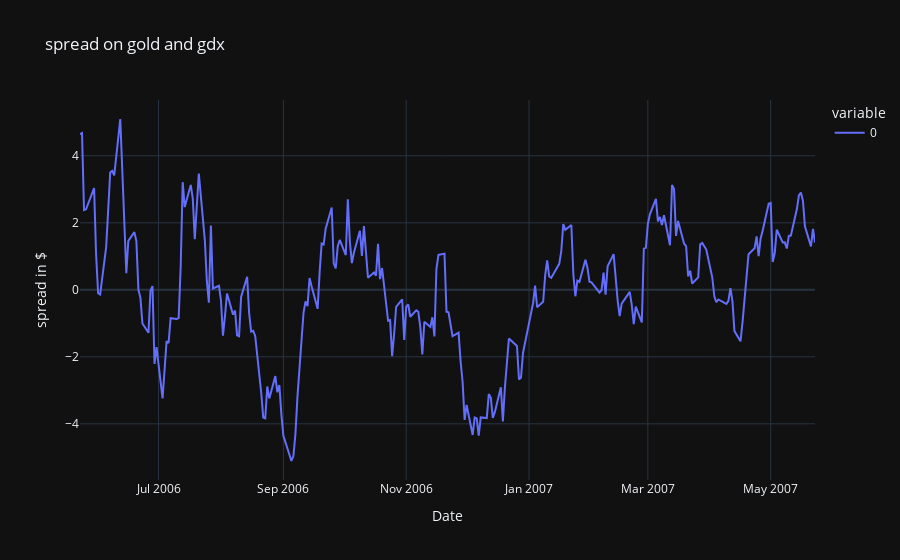

Notebook code cell kept with this figure:
### Code cell
px.line(spread.iloc[trainset],template="plotly_dark",title='spread on gold and gdx', labels={"value":"spread in $"})

### Figure 1 — Plotly figure (JSON) as saved in the notebook; plotly's stock layout.template omitted (floating-point values rounded to 4 significant figures; data arrays with more than 128 entries replaced by an {"elided": "..."} marker saying what was removed)
{"data": [{"hovertemplate": "variable=0<br>Date=%{x}<br>spread in $=%{y}<extra></extra>", "legendgroup": "0", "line": {"color": "#636efa", "dash": "solid"}, "marker": {"symbol": "circle"}, "mode": "lines", "name": "0", "orientation": "v", "showlegend": true, "type": "scatter", "x": {"elided": "252 str values"}, "xaxis": "x", "y": {"elided": "252 float values"}, "yaxis": "y"}], "layout": {"legend": {"title": {"text": "variable"}, "tracegroupgap": 0}, "title": {"text": "spread on gold and gdx"}, "xaxis": {"anchor": "y", "domain": [0, 1], "title": {"text": "Date"}}, "yaxis": {"anchor": "x", "domain": [0, 1], "title": {"text": "spread in $"}}}}
